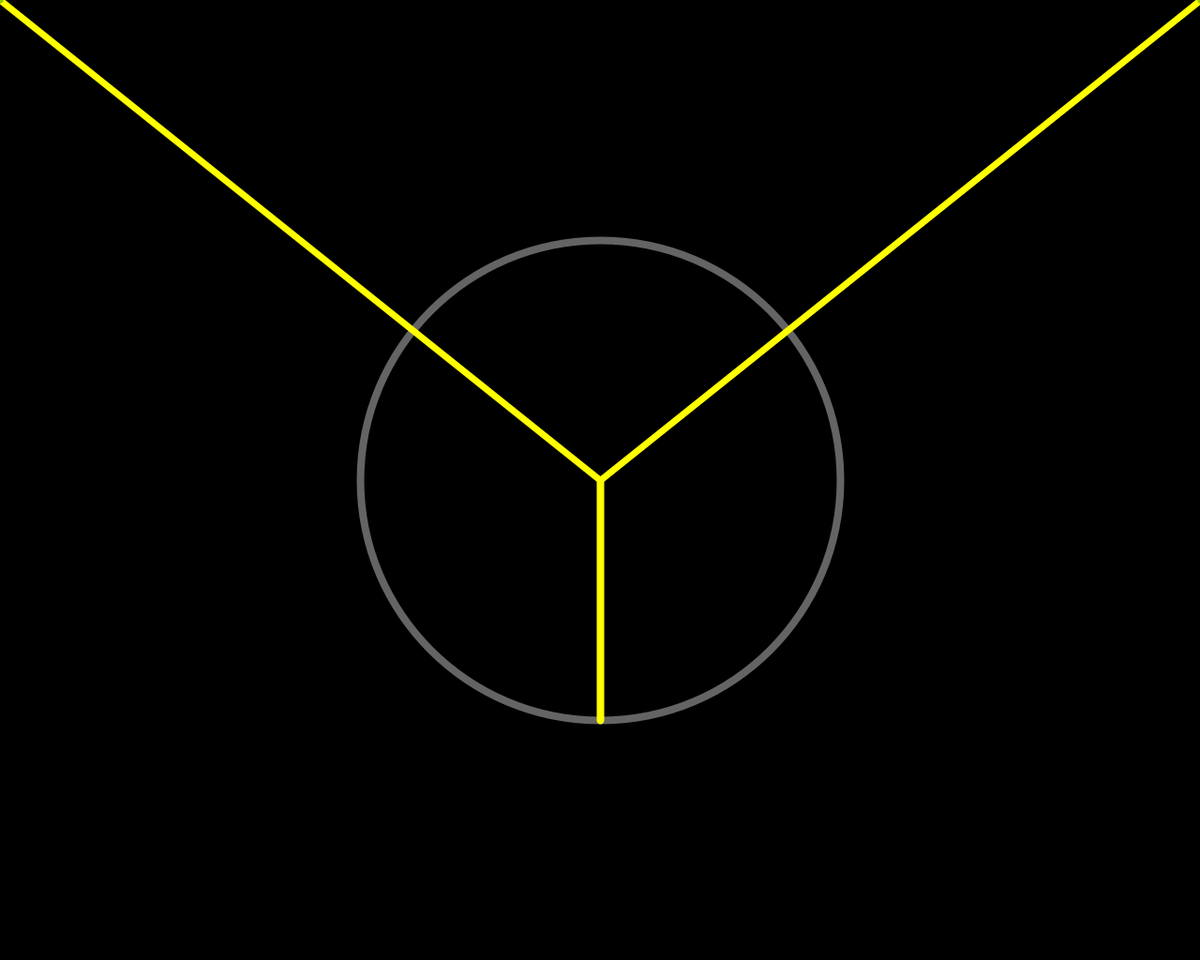
Frame 1 (no input)
Frame 60 (the mouse pressed at the canvas centre just before this capture): identical to frame 1, image omitted
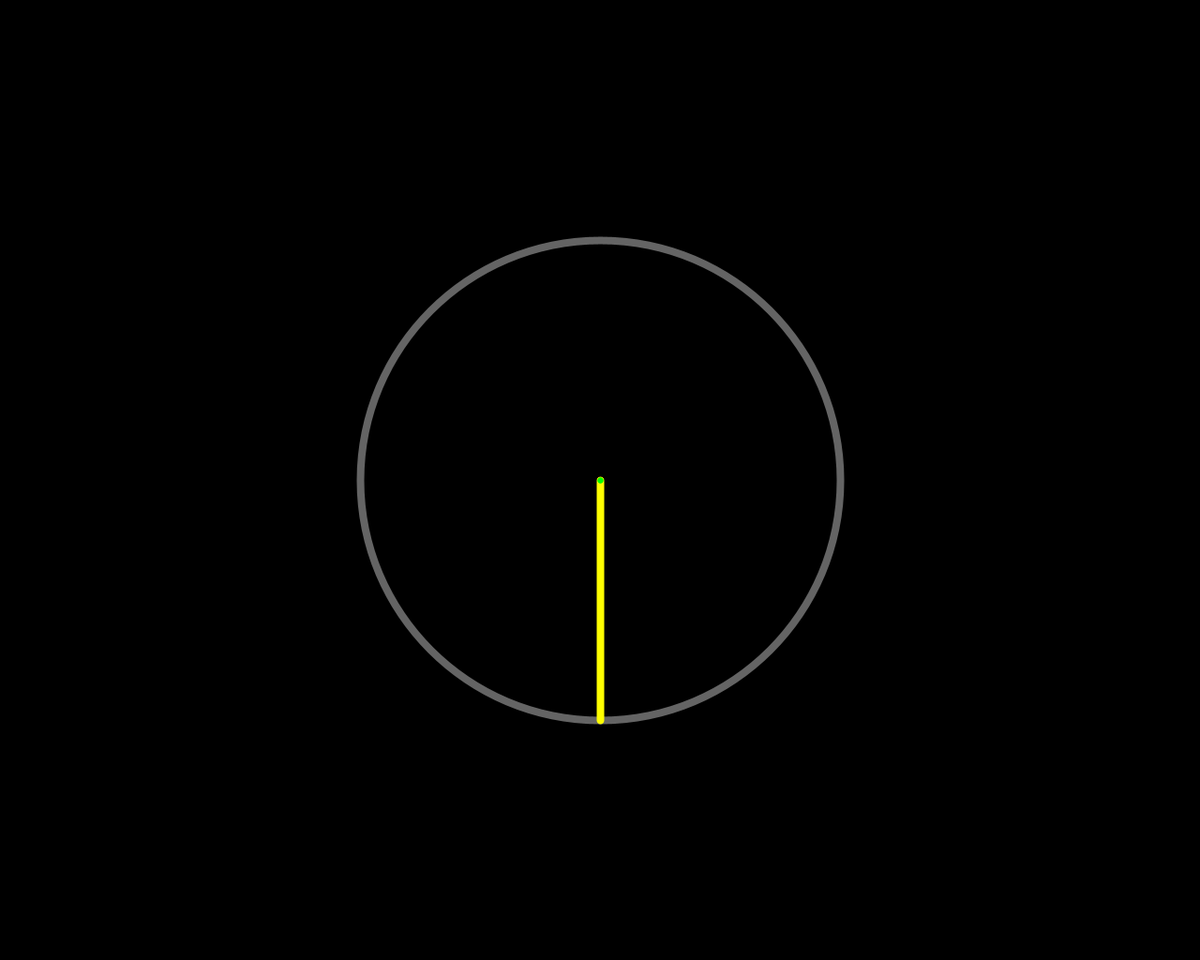
Frame 120 (the mouse held since frame 60 and released just before this capture)

The Processing sketch that drew these frames (run headless with seeded random() and noise(); from frame 60 on, the mouse is pressed at the canvas centre):

// Processing sketch: Tree2
// ── Tree2.pde
float trunkLength;                      //The length of the first segment and the radius of the circle
int numLevels = 6;                      //Recursive depth to draw the fractal...  Higher numbers require more processing power.  It quickly becomes hard for the computer to draw so many lines!
color trunkColor = color(255,255,0);    
color branchColor = color(150,200,0);  
color leafColor = color(0,255,0);      
color circleColor = color(100);        
color backgroundColor = color(0);    


// setup sets up initial conditions for the app every processing app has this method
void setup() {
  size(1280,1024);
  trunkLength = height/4;
}


// gets called over and over to animate the app every processing app has this method
void draw() {
  background(backgroundColor);

  strokeWeight(numLevels + 2);  
  noFill();
  stroke(circleColor);
  ellipse(width/2, height/2, trunkLength*2, trunkLength*2);

  stroke(trunkColor);  
  line(width/2, height/2, width/2, height/2 + trunkLength);
  

  // first branch connect the end of the trunk to the mouse
  firstBranch(mouseX, mouseY);
  //  the second branch mirrors the first branch along the axis of the trunk
  firstBranch(width/2 - (mouseX - width/2), mouseY); 
}


void firstBranch(float x, float y) {  
  stroke(trunkColor);
  strokeWeight(numLevels + 1);
  
  // pythagorean theroem the length of the branch is equal to the [Hypotenuse](http://en.wikipedia.org/wiki/Hypotenuse) of
  // the triangle from the end of the trunk with one leg parrallel to the x axis and one leg parallel to the y axis 
  float branchLength = sqrt(sq(x - width/2) + sq(y - height/2));

  // [atan2](http://www.processing.org/reference/atan2_.html) 
  // returns the angle of the right triangle above at the tip of the trunk.
  float angle = atan2(y - height/2, x - width/2);
  
  //
  float changeInAngle = angle + PI/2;  

  //
  float lengthRatio = branchLength / trunkLength;

  line(width/2,height/2, x, y);
  
  drawBranches(x, y, angle, branchLength, changeInAngle, lengthRatio, numLevels);
}


void drawBranches(float x, float y, float angle, float length, float changeInAngle, float lengthRatio, int level) {
  drawBranch(x,y,angle, length, changeInAngle, lengthRatio, level);
  drawBranch(x,y,angle, length, -changeInAngle, lengthRatio, level);
} 





void drawBranch(float x, float y, float angle, float branchLength, float changeInAngle, float lengthRatio, int level) {
  //calc new angle and branch length
  angle = angle + changeInAngle;
  branchLength = branchLength * lengthRatio;
  
  //calculate ends of new segment
  float nx = x + cos(angle)*branchLength;
  float ny = y + sin(angle)*branchLength;

  //Stroke width
  strokeWeight(level);
  
  //Stroke color
  if (branchLength < width/32) {
    stroke(leafColor);
  } else {
    stroke(branchColor);
  }
  
  //draw segment
  line(x,y,nx,ny);

  //Recursive call!  
  //All recursive calls should have a stopping condition:
  //Level should be a positive integer.  Stop if it is negative or zero.
  if (level > 0) drawBranches(nx,ny,angle,branchLength,changeInAngle,lengthRatio, level - 1);  
  
}
